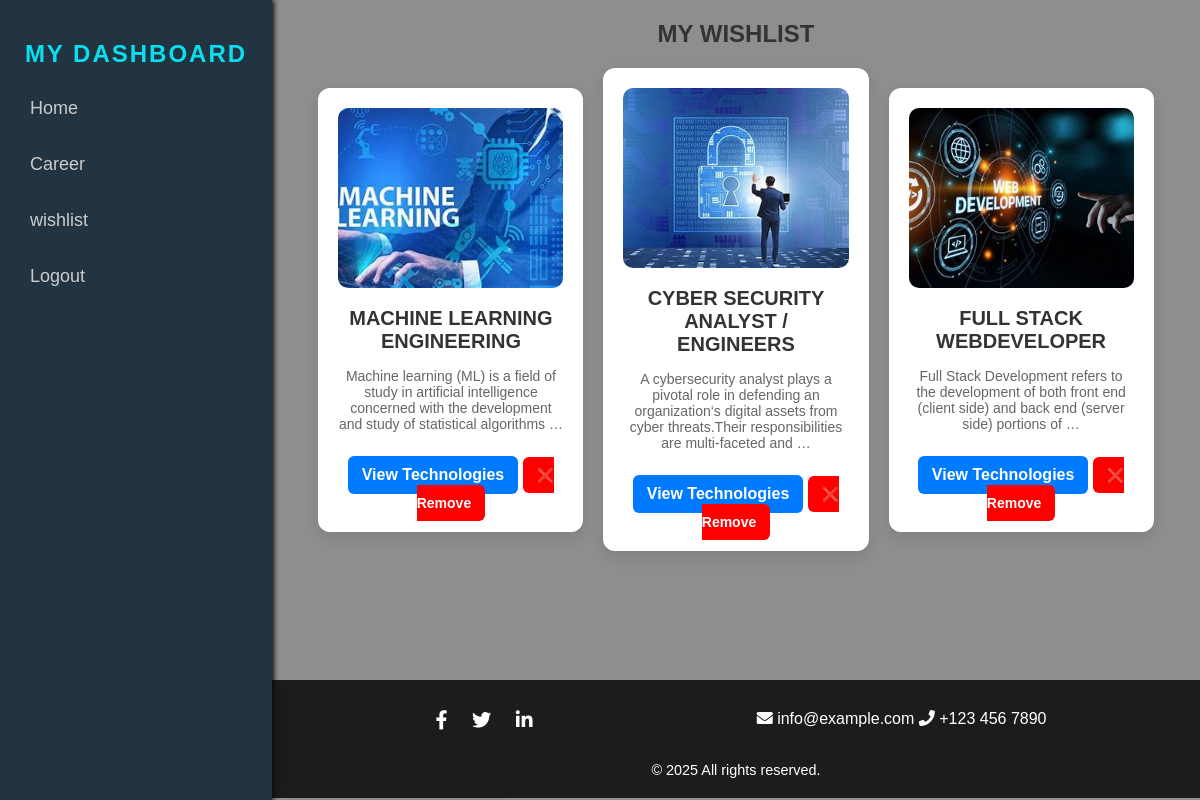
The page /wishlist/ (signed in) on the database its author committed.
### application/models.py (models this page shows, shortened)
class wish(models.Model):
    career=models.ForeignKey(CareerPath,on_delete=models.CASCADE)
    user=models.ForeignKey(User,on_delete=models.CASCADE)

class CareerPath(models.Model):
    name = models.CharField(max_length=255, unique=True)
    image=models.ImageField(upload_to='careers/')
    description = models.TextField()

### application/views.py (the view)
# urls.py: path("wishlist/",views.wishlist, name="wishlist"),
def wishlist(request):
    wishlist_items = wish.objects.filter(user=request.user)  # Fetch wishlist careers
    return render(request, "wishlist.html", {"wishlist_items": wishlist_items})

### template/wishlist.html (shortened to what this page needs)
{% extends 'base.html' %}
{% load static %}
{% block main %}
<div class="container">
    <h2>My Wishlist</h2>
    {% if wishlist_items %}
    <div class="career-grid">
        {% for item in wishlist_items %}
        <div class="career-card">
            <img src="{{ item.career.image.url }}" alt="{{ item.career.name }}">
            <h3>{{ item.career.name }}</h3>
            <p>{{ item.career.description|truncatewords:20 }}</p>
            <a href="{% url 'technologies' item.career.id %}" class="t">View Technologies</a>
            <a href="{% url 'remove_item' pk=item.id %}" class="remove-wishlist-btn">❌ Remove</a>
        </div>
        {% endfor %}
    </div>
    {% else %}
    <p>No careers in your wishlist yet.</p>
    {% endif %}
</div>
{% endblock %}

### template/base.html (style rules this page uses)
body { font-family: 'Arial', sans-serif; margin: 0; padding: 0; background-image: url('https://www.csusm.edu/careers/images/careerreadiness_careermap.jpg'); background-position:center; background-size: cover; background-repeat: no-repeat; color: #ffffff; min-height: 100vh; position: relative; }
body::before { content: ''; position: absolute; top: 0; left: 0; width: 100%; height: 100%; background: rgba(10, 10, 10, 0.459); z-index: 0; }

### template/wishlist.html (style rules this page uses)
.container { width: 90%; max-width: 1200px; margin: 20px auto; text-align: center; }
h2 { color: #333; margin-bottom: 20px; font-size: 24px; text-transform: uppercase; font-weight: bold; }
.career-grid { display: grid; grid-template-columns: repeat(auto-fit, minmax(250px, 1fr)); gap: 20px; justify-content: center; align-items: center; margin-top: 20px; }
.career-card { background: white; padding: 20px; border-radius: 12px; box-shadow: 0 6px 15px rgba(0, 0, 0, 0.1); text-align: center; transition: transform 0.3s ease, box-shadow 0.3s ease; position: relative; }
.career-card img { width: 100%; height: 180px; object-fit: cover; border-radius: 10px; }
.career-card h3 { margin: 15px 0; color: #333; font-size: 20px; font-weight: bold; }
.career-card p { font-size: 14px; color: #666; margin-bottom: 12px; }
.career-card .t { display: inline-block; margin-top: 12px; padding: 10px 14px; background: #007bff; color: white; text-decoration: none; font-weight: bold; border-radius: 6px; transition: background-color 0.3s ease; }
.remove-wishlist-btn { margin-top: 10px; padding: 10px 14px; border: none; background: red; color: white; cursor: pointer; border-radius: 6px; font-size: 14px; font-weight: bold; text-decoration: none; transition: background 0.3s ease, transform 0.2s ease; }

### rows shown on the page
wish: career.image (picture), career.name "MACHINE LEARNING ENGINEERING", career.description "Machine learning (ML) is a field of study in artificial intelligence concerned with the development and study of statistical algorithms …"
wish: career.image (picture), career.name "CYBER SECURITY ANALYST / ENGINEERS", career.description "A cybersecurity analyst plays a pivotal role in defending an organization‘s digital assets from cyber threats.Their responsibilities are multi-faceted and …"
wish: career.image (picture), career.name "FULL STACK WEBDEVELOPER", career.description "Full Stack Development refers to the development of both front end (client side) and back end (server side) portions of …"
